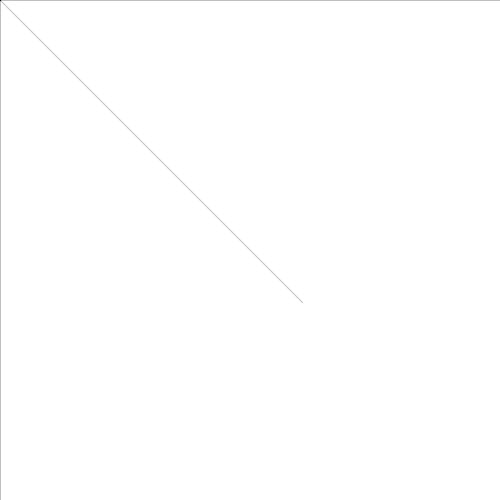
Frame 1 (no input)
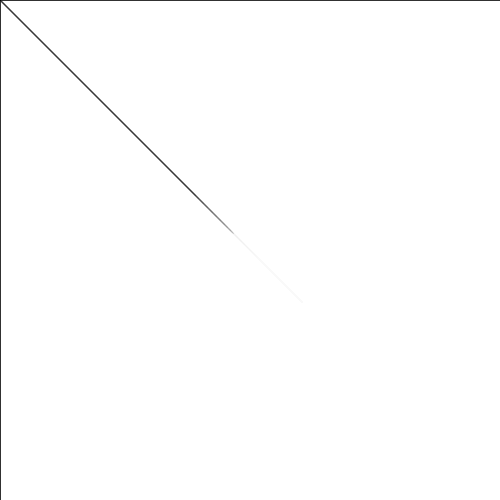
Frame 60 (the mouse pressed at the canvas centre just before this capture)
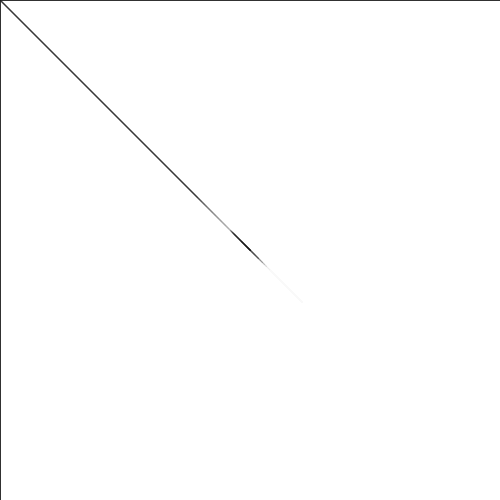
Frame 120 (the mouse held since frame 60 and released just before this capture)

The Processing sketch that drew these frames (run headless with seeded random() and noise(); from frame 60 on, the mouse is pressed at the canvas centre):

// Processing sketch: AGENT
// ── AGENT.pde
int n=10000;
float[] x = new float[n]; 
float[] y = new float[n]; 
float xoff=0;

void setup(){
  size(500, 500);
  background(255);
  smooth();
  stroke(0, 64);
}

void draw(){
  xoff +=0.01;
  pushMatrix();
  fill(255,20);
  rect(0,0,width,height);
  popMatrix();
  for(int i=y.length-1; i>0; i--){
    x[i] = x[i-1];
    y[i] = y[i-1];
  }
  x[1]= noise(xoff) * width;
  y[1]= noise(xoff) * height;

  line(x[1],x[1], x[0], y[0]);
  for(int i=1; i<1000; i++){
    //Distance 
    float d = dist(mouseX, mouseY, x[i], y[i]);
    //Probabilité de rencontre
    float p = random(10);
    if(d <= 30 && p<1){
      line(mouseX, mouseY, x[i], y[i]);
    }
  }
}
